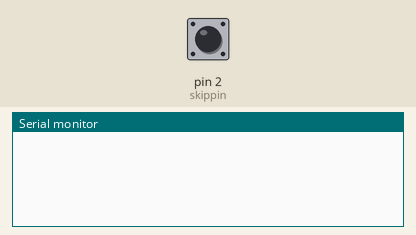
Simulated run of this sketch. Board: Arduino Uno, built with avr-gcc and run on an emulated ATmega328P. Parts: the last lines printed to the serial monitor. The inputs (shaded band) are chosen by the test bench; at power-on: pin 2 (skippin) HIGH.

Above: at 1.2 s.
1.3 s: pin 2 (skippin) pulled LOW for 0.15 s
At 2.4 s:
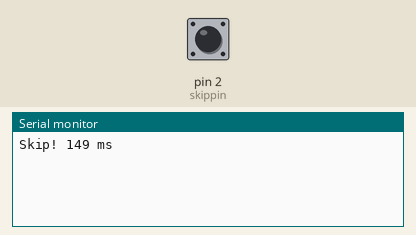
2.9 s: pin 2 (skippin) pulled LOW for 3.2 s
At 6.4 s:
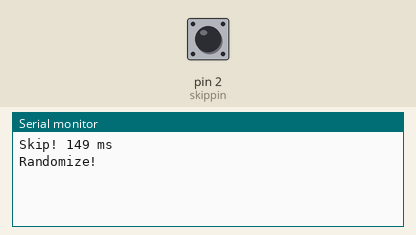
7.6 s: pin 2 (skippin) pulled LOW for 1 s
At 9.6 s:
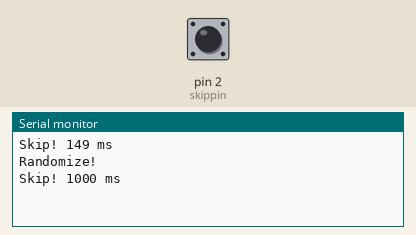

Measured:
- after the input at 1.3 s, the serial monitor: prints a new line after 0.15 s (image 1)
- after the input at 2.9 s, the serial monitor: prints a new line after 3.0 s (image 2)
- after the input at 7.6 s, the serial monitor: prints a new line after 1.0 s (image 3)

The sketch:

skipknopje.ino
```cpp
// Simple button-monitor including debounce and multiple actions based on time.
#define skippin 2

unsigned long starttijd;
unsigned long wachttijd;
boolean opletten;

void setup() {
  Serial.begin(115200);
  pinMode(skippin, INPUT_PULLUP);
}

void loop() {
  if (opletten == LOW) {
    if (digitalRead(skippin) == 0) {
      starttijd = millis();
      opletten = HIGH;
    }
  } else {
    if (digitalRead(skippin) == 1) {
      opletten = LOW;
    } else {
      wachttijd = millis() - starttijd ;
    }
  }

  if (wachttijd > 3000) {
    Serial.println("Randomize!");
    wachttijd = 0;
    opletten = LOW;
    delay(500);
  }

  if (opletten == LOW && wachttijd > 25) {
    Serial.print("Skip! ");
    Serial.print(wachttijd);
    Serial.println(" ms");
    wachttijd = 0;
  }

}
```
